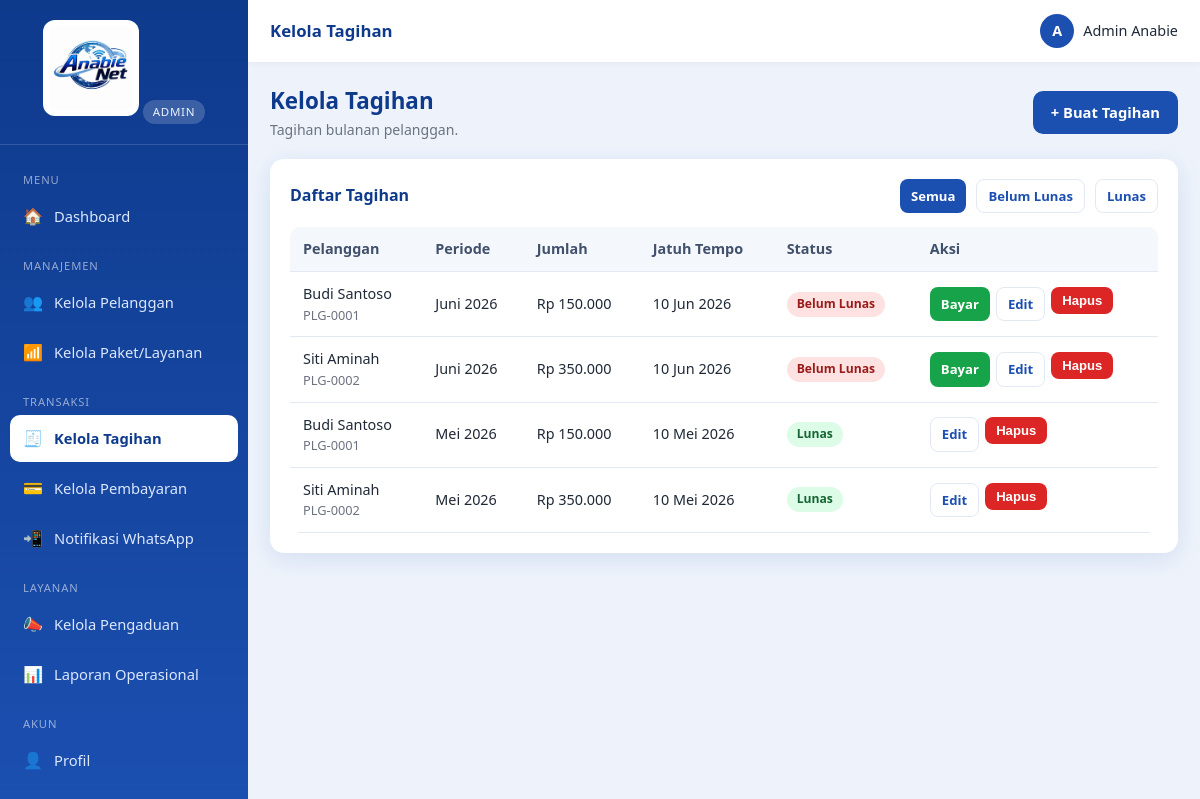
Screenshot of /index.php?r=tagihan.index (signed in) with the database file from the repository.
### tables this page shows
CREATE TABLE `tagihan` (
  `id`           INT AUTO_INCREMENT PRIMARY KEY,
  `pelanggan_id` INT NOT NULL,
  `periode`      VARCHAR(7) NOT NULL,             
  `jumlah`       DECIMAL(12,2) NOT NULL DEFAULT 0,
  `jatuh_tempo`  DATE DEFAULT NULL,
  `status`       ENUM('belum_lunas','lunas') NOT NULL DEFAULT 'belum_lunas',
  `keterangan`   VARCHAR(255) DEFAULT NULL,
  `created_at`   TIMESTAMP DEFAULT CURRENT_TIMESTAMP,
  CONSTRAINT `fk_tagihan_pelanggan` FOREIGN KEY (`pelanggan_id`) REFERENCES `pelanggan`(`id`) ON DELETE CASCADE
);

CREATE TABLE `pelanggan` (
  `id`          INT AUTO_INCREMENT PRIMARY KEY,
  `user_id`     INT DEFAULT NULL,
  `kode`        VARCHAR(30) NOT NULL UNIQUE,
  `nama`        VARCHAR(120) NOT NULL,
  `no_hp`       VARCHAR(25) NOT NULL,
  `email`       VARCHAR(120) DEFAULT NULL,
  `alamat`      TEXT NOT NULL,
  `paket_id`    INT DEFAULT NULL,
  `status`      ENUM('aktif','isolir','nonaktif') NOT NULL DEFAULT 'aktif',
  `tgl_pasang`  DATE DEFAULT NULL,
  `created_at`  TIMESTAMP DEFAULT CURRENT_TIMESTAMP,
  CONSTRAINT `fk_pelanggan_user`  FOREIGN KEY (`user_id`)  REFERENCES `users`(`id`) ON DELETE SET NULL,
  CONSTRAINT `fk_pelanggan_paket` FOREIGN KEY (`paket_id`) REFERENCES `paket`(`id`) ON DELETE SET NULL
);

### app/lib/view.php (called while the page is built, shortened)
<?php
function render(string $view, array $data = [], array $opts = []): void
{
    extract($data, EXTR_SKIP);
    include VIEW_PATH . '/' . $view . '.php';
    include VIEW_PATH . '/partials/layout.php';
}

### app/controllers/tagihan.php (called while the page is built, shortened)
<?php
function ctl_tagihan_index(): void
{
    $filter = $_GET['status'] ?? '';
    $where = in_array($filter, ['lunas','belum_lunas'], true) ? "WHERE t.status='$filter'" : '';
    $tagihan = query_all(
        "SELECT t.*, p.nama AS pelanggan, p.kode FROM tagihan t
         JOIN pelanggan p ON p.id = t.pelanggan_id
         $where ORDER BY t.periode DESC, p.nama"
    );
    render('admin/tagihan_index', compact('tagihan', 'filter'),
        ['title' => 'Kelola Tagihan', 'active' => 'tagihan.index']);
}

### public/index.php (called while the page is built, shortened)
<?php
require __DIR__ . '/../app/lib/db.php';
require __DIR__ . '/../app/lib/helpers.php';
require __DIR__ . '/../app/lib/view.php';
$r = $_GET['r'] ?? '';
[$handler, $roles] = $routes[$r];
call_user_func($handler);

### app/lib/helpers.php (called while the page is built, shortened)
<?php
function e($v): string
{
    return htmlspecialchars((string) ($v ?? ''), ENT_QUOTES, 'UTF-8');
}
function url(string $path = ''): string
{
    return BASE_URL . '/' . ltrim($path, '/');
}
function route(string $r, array $params = []): string
{
    $qs = array_merge(['r' => $r], $params);
    return url('index.php') . '?' . http_build_query($qs);
}
function rupiah($n): string
{
    return 'Rp ' . number_format((float) $n, 0, ',', '.');
}
function tgl_id($d): string
{
    $ts = strtotime($d);
    $bulan = [1=>'Jan','Feb','Mar','Apr','Mei','Jun','Jul','Agu','Sep','Okt','Nov','Des'];
    return date('d', $ts) . ' ' . $bulan[(int) date('n', $ts)] . ' ' . date('Y', $ts);
}
function periode_id(string $p): string
{
    $bulan = [1=>'Januari','Februari','Maret','April','Mei','Juni','Juli','Agustus','September','Oktober','November','Desember'];
    [$y, $m] = array_pad(explode('-', $p), 2, '1');
    return ($bulan[(int) $m] ?? $m) . ' ' . $y;
}
function status_badge(string $status): string
{
    $map = [
        'lunas' => 'badge-success', 'belum_lunas' => 'badge-danger',
        'aktif' => 'badge-success', 'isolir' => 'badge-warning', 'nonaktif' => 'badge-muted',
        'baru' => 'badge-info', 'diproses' => 'badge-warning', 'selesai' => 'badge-success',
    ];
    return $map[$status] ?? 'badge-muted';
}
function status_label(string $status): string
{
    $map = [
        'belum_lunas' => 'Belum Lunas', 'lunas' => 'Lunas',
        'aktif' => 'Aktif', 'isolir' => 'Isolir', 'nonaktif' => 'Nonaktif',
        'baru' => 'Baru', 'diproses' => 'Diproses', 'selesai' => 'Selesai',
    ];
    return $map[$status] ?? ucfirst(str_replace('_', ' ', $status));
}

### app/lib/db.php (called while the page is built, shortened)
<?php
function db(): PDO
{
    static $pdo = null;
    if ($pdo === null) {
        $dsn = sprintf('mysql:host=%s;port=%s;dbname=%s;charset=utf8mb4', DB_HOST, DB_PORT, DB_NAME);
        try {
            $pdo = new PDO($dsn, DB_USER, DB_PASS, [
                PDO::ATTR_ERRMODE            => PDO::ERRMODE_EXCEPTION,
                PDO::ATTR_DEFAULT_FETCH_MODE => PDO::FETCH_ASSOC,
                PDO::ATTR_EMULATE_PREPARES   => false,
            ]);
        } catch (PDOException $e) {
            http_response_code(500);
            die('Koneksi database gagal: ' . htmlspecialchars($e->getMessage()));
        }
    }
    return $pdo;
}
function query_all(string $sql, array $params = []): array
{
    $st = db()->prepare($sql);
    $st->execute($params);
    return $st->fetchAll();
}

### app/views/admin/tagihan_index.php (the view, shortened to what this page needs)
<div class="page-head">
  <div><h1>Kelola Tagihan</h1><p class="sub">Tagihan bulanan pelanggan.</p></div>
  <a class="btn btn-primary" href="<?= route('tagihan.create') ?>">+ Buat Tagihan</a>
</div>
<div class="card">
  <div class="card-title">
    <span>Daftar Tagihan</span>
    <div class="flex gap wrap">
      <a class="btn btn-sm <?= $filter==='' ? 'btn-primary':'btn-outline' ?>" href="<?= route('tagihan.index') ?>">Semua</a>
      <a class="btn btn-sm <?= $filter==='belum_lunas' ? 'btn-primary':'btn-outline' ?>" href="<?= route('tagihan.index',['status'=>'belum_lunas']) ?>">Belum Lunas</a>
      <a class="btn btn-sm <?= $filter==='lunas' ? 'btn-primary':'btn-outline' ?>" href="<?= route('tagihan.index',['status'=>'lunas']) ?>">Lunas</a>
    </div>
  </div>
  <div class="table-wrap"><table class="tbl">
    <thead><tr><th>Pelanggan</th><th>Periode</th><th class="text-right">Jumlah</th><th>Jatuh Tempo</th><th>Status</th><th>Aksi</th></tr></thead>
    <tbody>
    <?php if (!$tagihan): ?>
      <tr><td colspan="6"><div class="empty">Belum ada tagihan.</div></td></tr>
    <?php else: foreach ($tagihan as $t): ?>
      <tr>
        <td><?= e($t['pelanggan']) ?><div class="text-muted" style="font-size:.8rem"><?= e($t['kode']) ?></div></td>
        <td><?= e(periode_id($t['periode'])) ?></td>
        <td class="text-right"><?= rupiah($t['jumlah']) ?></td>
        <td><?= tgl_id($t['jatuh_tempo']) ?></td>
        <td><span class="badge <?= status_badge($t['status']) ?>"><?= status_label($t['status']) ?></span></td>
        <td><div class="actions">
          <?php if ($t['status'] === 'belum_lunas'): ?>
            <a class="btn btn-sm btn-success" href="<?= route('pembayaran.create', ['tagihan_id' => $t['id']]) ?>">Bayar</a>
          <?php endif; ?>
          <a class="btn btn-sm btn-outline" href="<?= route('tagihan.edit', ['id' => $t['id']]) ?>">Edit</a>
          <form method="post" action="<?= route('tagihan.delete') ?>" data-confirm="Hapus tagihan ini?" style="display:inline">
            <button class="btn btn-sm btn-danger" type="submit">Hapus</button>
          </form>
        </div></td>
      </tr>
    <?php endforeach; endif; ?>
    </tbody>
  </table></div>
</div>

### public/assets/css/style.css (style rules this page uses)
:root { --primary:#1b4fb0; --primary-dark:#0e3a8c; --primary-light:#3b82f6; --accent:#22a7f0; --bg:#eef3fb; --surface:#ffffff; --text:#1f2937; --muted:#6b7280; --border:#e3e9f3; --success:#16a34a; --danger:#dc2626; --warning:#d97706; --info:#0284c7; --shadow:0 6px 24px rgba(27,79,176,.12); --radius:14px; --sidebar-w:248px; }
* { box-sizing:border-box;margin:0;padding:0 }
html,body { height:100% }
body { font-family:'Segoe UI',Roboto,Helvetica,Arial,sans-serif; background:var(--bg); color:var(--text); line-height:1.55; font-size:15px; }
a { color:var(--primary);text-decoration:none }
.btn { display:inline-flex;align-items:center;gap:7px;justify-content:center; padding:10px 18px;border:none;border-radius:10px;font-size:.92rem;font-weight:600; cursor:pointer;transition:transform .05s,filter .15s;text-decoration:none; }
.btn-primary { background:var(--primary);color:#fff }
.btn-success { background:var(--success);color:#fff }
.btn-danger { background:var(--danger);color:#fff }
.btn-outline { background:#fff;border:1px solid var(--border);color:var(--primary) }
.btn-sm { padding:6px 11px;font-size:.82rem;border-radius:8px }
.card { background:var(--surface);border-radius:var(--radius);box-shadow:var(--shadow);padding:20px;margin-bottom:20px }
.card-title { font-size:1rem;font-weight:700;color:var(--primary-dark);margin-bottom:14px;display:flex;align-items:center;justify-content:space-between;gap:10px;flex-wrap:wrap }
.page-head { display:flex;align-items:center;justify-content:space-between;gap:12px;flex-wrap:wrap;margin-bottom:18px }
.page-head h1 { font-size:1.4rem;color:var(--primary-dark) }
.page-head .sub { color:var(--muted);font-size:.88rem }
.table-wrap { overflow-x:auto;border-radius:10px }
table.tbl { width:100%;border-collapse:collapse;font-size:.9rem;min-width:560px }
table.tbl th,table.tbl td { padding:11px 13px;text-align:left;border-bottom:1px solid var(--border);vertical-align:middle }
table.tbl th { background:#f4f7fc;color:#41506b;font-weight:600;white-space:nowrap }
.actions { display:flex;gap:6px;flex-wrap:wrap }
.badge { display:inline-block;padding:3px 10px;border-radius:20px;font-size:.76rem;font-weight:600 }
.badge-success { background:#dcfce7;color:#166534 }
.badge-danger { background:#fee2e2;color:#991b1b }
.text-muted { color:var(--muted) }
.text-right { text-align:right }
.flex { display:flex }
.gap { gap:10px }
.wrap { flex-wrap:wrap }

### rows the page displays
tagihan: pelanggan.nama "Budi Santoso", pelanggan.kode "PLG-0001", periode "Juni 2026", jumlah "Rp 150.000", jatuh_tempo "10 Jun 2026", status "Belum Lunas"
tagihan: pelanggan.nama "Siti Aminah", pelanggan.kode "PLG-0002", periode "Juni 2026", jumlah "Rp 350.000", jatuh_tempo "10 Jun 2026", status "Belum Lunas"
tagihan: pelanggan.nama "Budi Santoso", pelanggan.kode "PLG-0001", periode "Mei 2026", jumlah "Rp 150.000", jatuh_tempo "10 Mei 2026", status "Lunas"
tagihan: pelanggan.nama "Siti Aminah", pelanggan.kode "PLG-0002", periode "Mei 2026", jumlah "Rp 350.000", jatuh_tempo "10 Mei 2026", status "Lunas"

### other values shown
role_label($role) "ADMIN"
$group "MENU"
$ico "🏠"
$label "Dashboard"
$group "MANAJEMEN"
$ico "👥"
$label "Kelola Pelanggan"
$ico "📶"
$label "Kelola Paket/Layanan"
$group "TRANSAKSI"
$ico "🧾"
$label "Kelola Tagihan"
$ico "💳"
$label "Kelola Pembayaran"
$ico "📲"
